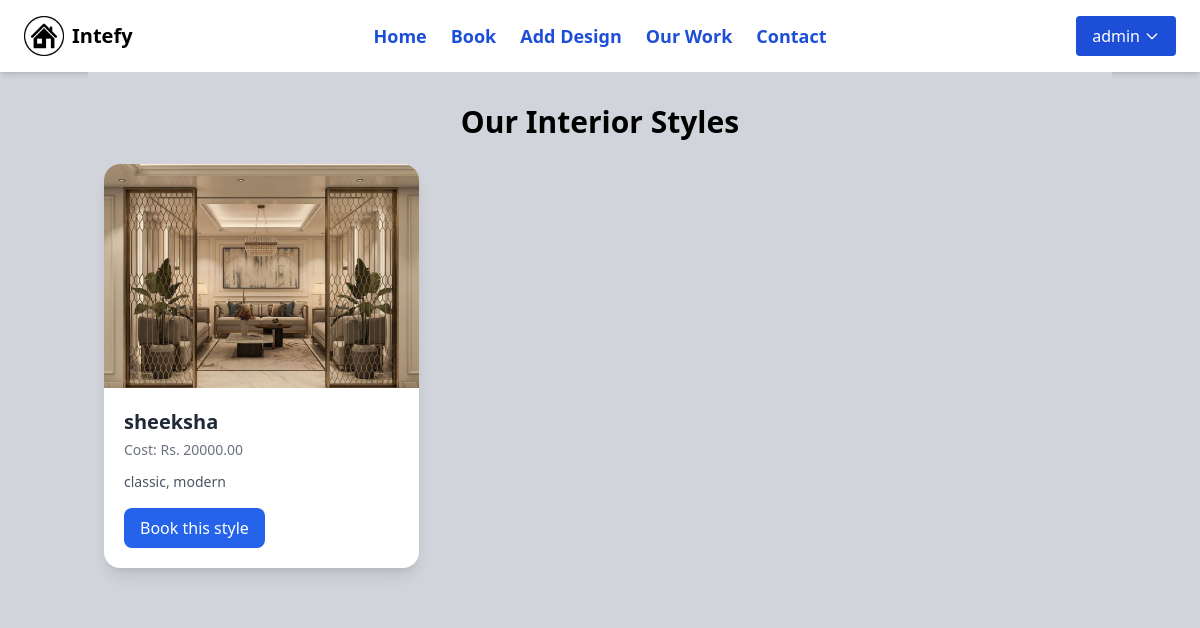
Page /work/ (signed in) on the earlier database version.
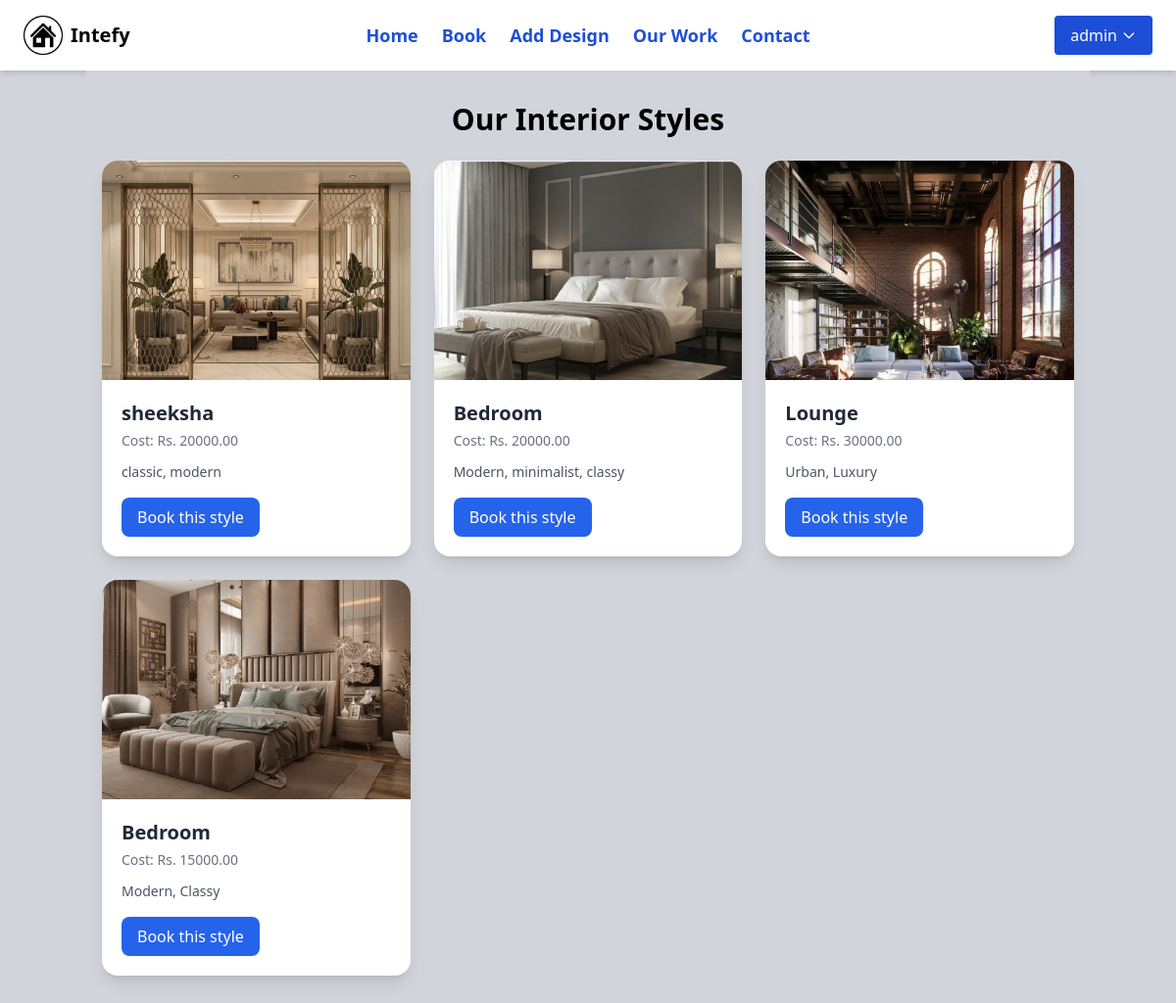
Same page on the later database version.
### design/models.py (models this page shows)
class Work(models.Model):
    name = models.CharField(max_length=100)
    image = models.ImageField(upload_to="images/")
    cost = models.DecimalField(max_digits=10, decimal_places=2)
    story = models.TextField()

### design/views.py (the view)
# urls.py: path('work/', work, name='work'),
@login_required
def work(request):
    works = Work.objects.all()
    return render(request, 'design/work.html', {'works': works})

### design/templates/design/work.html (shortened to what this page needs)
{% extends "base.html" %}
{% load static %}
{% block content %}
<div>
  {% include "design/work1.html" %}
</div>
{% endblock %}

### templates/base.html (shortened to what this page needs)
{% load static %}
<!DOCTYPE html>
<html lang="en">
<head>
    <script src="https://cdn.tailwindcss.com"></script>
</head>
<body class="min-h-screen justify-center bg-gray-300">
  <nav class="flex justify-between items-center px-6 py-4 bg-white shadow-md">
    <div class="flex items-center space-x-2">
      <img src="{% static 'images/logo.png' %}" class="w-10" alt="Logo" />
      <h1 class="text-black font-bold text-xl">Intefy</h1>
    </div>
    <div class="absolute left-1/2 transform -translate-x-1/2 flex space-x-6 text-lg font-semibold">
      <a href="{% url 'index' %}" class="text-blue-700 hover:underline underline-offset-4 transition">Home</a>
      <a href="{% url 'book' %}" class="text-blue-700 hover:underline underline-offset-4 transition">Book</a>
      <a href="{% url 'explore' %}" class="text-blue-700 hover:underline underline-offset-4 transition">Add Design</a>
      <a href="{% url 'work' %}" class="text-blue-700 hover:underline underline-offset-4 transition">Our Work</a>
      <a href="{% url 'contact' %}" class="text-blue-700 hover:underline underline-offset-4 transition">Contact</a>
    </div>
    <div class="flex items-center space-x-4">
      {% if user.is_authenticated %}
        <div class="relative group">
          <button class="flex items-center gap-1 bg-blue-700 text-white px-4 py-2 rounded hover:bg-blue-800 transition">
            {{ user.username }}
            <svg xmlns="http://www.w3.org/2000/svg" class="h-4 w-4" fill="none" viewBox="0 0 24 24" stroke="currentColor">
              <path stroke-linecap="round" stroke-linejoin="round" stroke-width="2" d="M19 9l-7 7-7-7" />
            </svg>
          </button>
        </div>
      {% else %}
        <a href="{% url 'login' %}" class="bg-blue-700 text-white px-4 py-2 rounded hover:bg-blue-800 transition">Login</a>
        <a href="{% url 'register' %}" class="bg-blue-700 text-white px-4 py-2 rounded hover:bg-blue-800 transition">Register</a>
      {% endif %}
    </div>
  </nav>
  <main>
    {% block content %}{% endblock %}
  </main>
</body>
</html>

### design/templates/design/work1.html
<div class="container mx-auto px-4 py-8 bg-gray-300">
  <h2 class="text-3xl font-bold mb-6 text-center">Our Interior Styles</h2>
  <div class="grid grid-cols-1 sm:grid-cols-2 lg:grid-cols-3 gap-6">
    {% for style in works %}
      <div class="bg-white rounded-2xl shadow-lg overflow-hidden hover:shadow-2xl transition duration-300">
          <img src="{{ style.image.url }}" alt="{{ style.name }}" class="w-full h-56 object-cover">
        <div class="p-5">
          <h3 class="text-xl font-semibold text-gray-800">{{ style.name }}</h3>
          <p class="text-gray-500 text-sm mt-1">Cost: <span class="font-medium">Rs. {{ style.cost }}</span></p>
          <p class="text-gray-600 text-sm mt-3 line-clamp-3">{{ style.story }}</p>
          <a href="{% url 'book' %}?design={{ style.name }}&cost={{ style.cost }}&image= {{ style.image.url }}"
             class="mt-4 inline-block px-4 py-2 bg-blue-600 text-white rounded-lg hover:bg-blue-700 transition">
             Book this style
            </a>
        </div>
      </div>
    {% endfor %}
  </div>
</div>

Differences in the rows shown:
added Work: image (picture), name "Bedroom", cost "20000.00", story "Modern, minimalist, classy"
added Work: image (picture), name "Lounge", cost "30000.00", story "Urban, Luxury"
added Work: image (picture), name "Bedroom", cost "15000.00", story "Modern, Classy"
